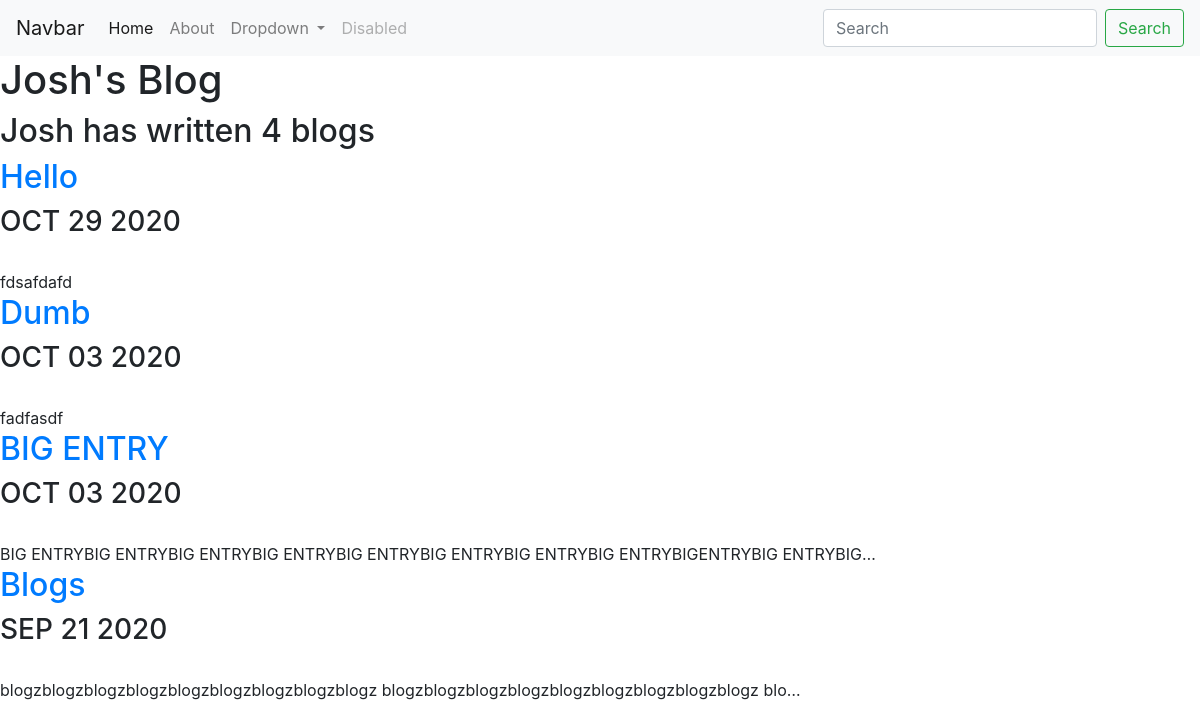
The page /blog/ on the database as committed earlier.
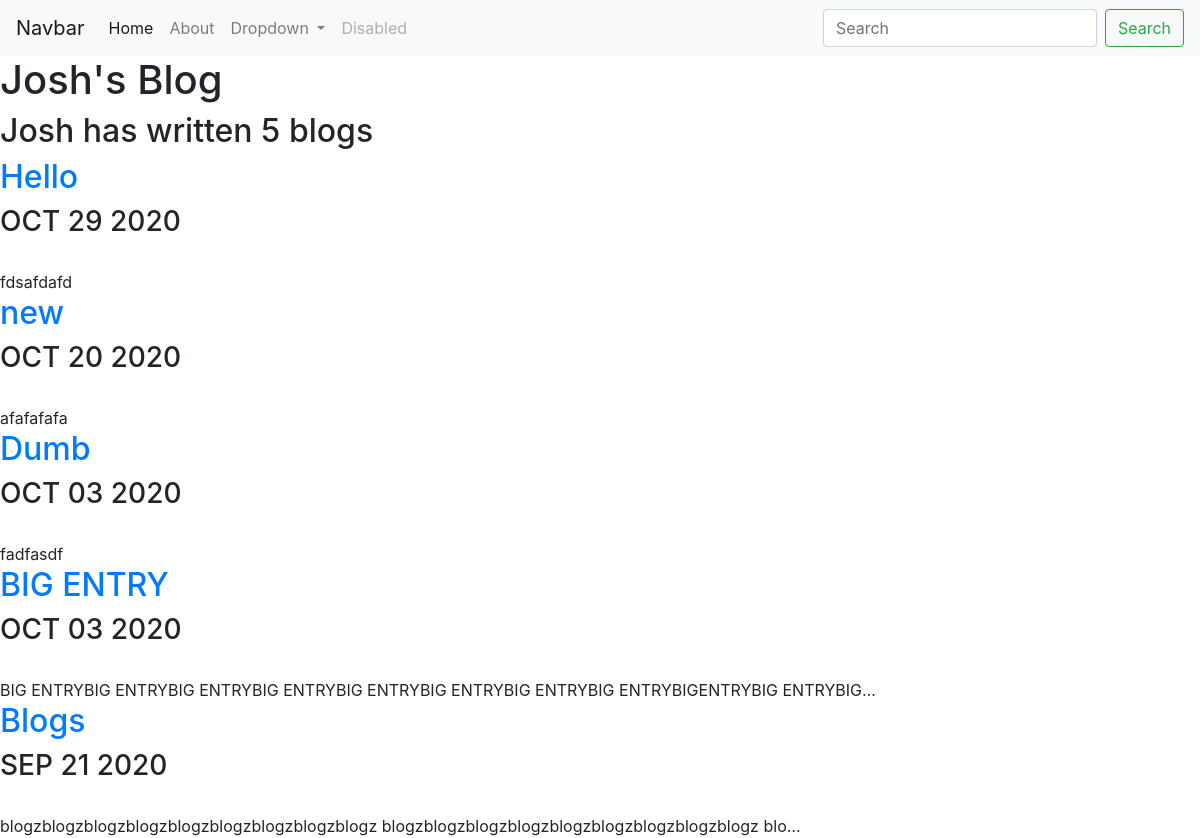
The same page on the database as committed later.
### blog/models.py (models this page shows, shortened)
class Blog(models.Model):
    title = models.CharField(max_length=200)
    date = models.DateField()
    content = models.TextField()

### blog/views.py (the view)
# urls.py: path('', views.all_blogs, name='all_blogs'),  # if forwarded, it has the other url added to it
def all_blogs(request):
    blogs = Blog.objects.order_by('-date')[:5]
    return render(request, 'blog/all_blogs.html', {'blogs': blogs})

### blog/templates/blog/all_blogs.html
{% extends 'portfolio/base.html' %}
{% block content %}
<h1>Josh's Blog</h1>
<h2>Josh has written {{ blogs.count }} blog{{ blogs.count|pluralize }}</h2>
{% for blog in blogs %}
<a href="{% url 'blog:detail' blog.id %}">
    <h2>{{ blog.title }}</h2>
</a>
<h3>{{ blog.date|date:'M d Y'|upper }}</h3>
<br>{{ blog.content|truncatechars:100|striptags }}
{% endfor %}
{% endblock %}

Rows that differ between the two databases and show on the page:
added Blog: title "new", date "OCT 20 2020", content "afafafafa"
Other text that changed with them:
{{ blogs.count }}: "4" → "5"
